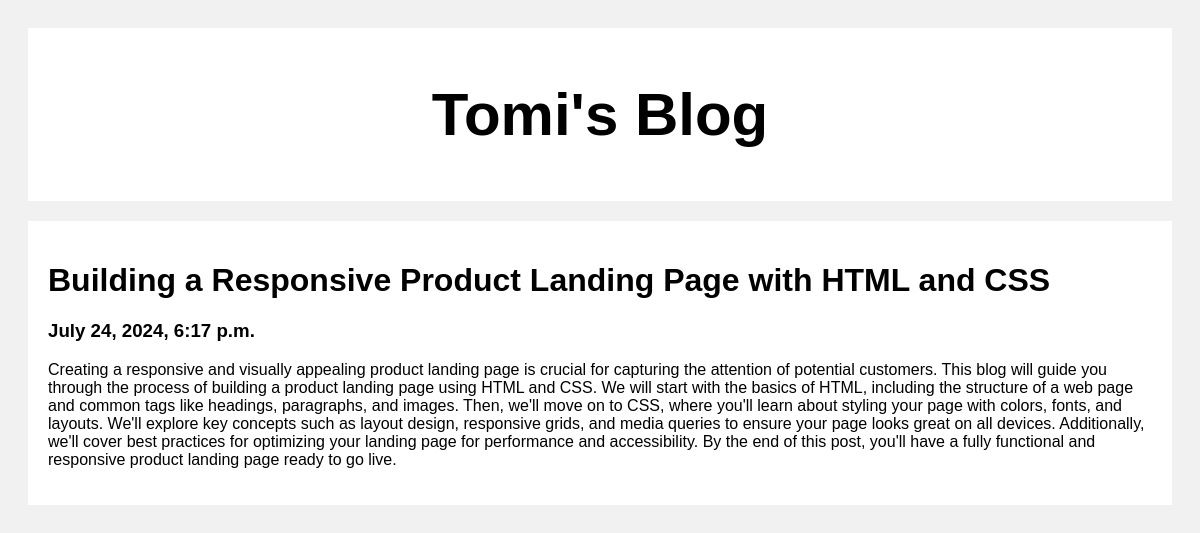
Screenshot of /poster/2 with the database file from the repository.
### posts/models.py (models this page shows)
class Post(models.Model):
    title=models.CharField(max_length=100)
    body=models.CharField(max_length=10000000)
    created_at=models.DateTimeField(default=datetime.now,blank=True)

### posts/views.py (the view)
# urls.py: path('poster/<str:pk>',views.poster,name='poster')
def poster(request,pk):
    post=Post.objects.get(id=pk)
    return render(request,'poster.html',{'post':post})

### templates/poster.html (shortened to what this page needs)
<!DOCTYPE html>
<html>
<head>
</head>
<body>
<div class="header">
  <h2>Tomi's Blog</h2>
</div>
<div class="row">
  <div class="leftcolumn">
    <div class="card">
        <h1>{{post.title}}</h1>
        <h3>{{post.created_at}}</h3>
        <p>{{post.body}}</p>
    </div>
  </div>
</div>
</body>
</html>

### templates/poster.html (style rules this page uses)
* { box-sizing: border-box; }
body { font-family: Arial; padding: 20px; background: #f1f1f1; }
.header { padding: 2px; font-size: 40px; text-align: center; background: white; }
.leftcolumn { float: left; width: 100%; }
.card { background-color: white; padding: 20px; margin-top: 20px; }
.row:after { content: ""; display: table; clear: both; }

### rows the page displays
Post: title "Building a Responsive Product Landing Page with HTML and CSS", created_at "July 24, 2024, 6:17 p.m.", body "Creating a responsive and visually appealing product landing page is crucial for capturing the attention of potential customers. This blog will guide you through the process of building a product landing page using HTML and CSS. We will start with the basics of HTML, including the structure of a web page and common tags like headings, paragraphs, and images. Then, we'll move on to CSS, where you'll learn about styling your page with colors, fonts, and layouts. We'll explore key concepts such as layout design, responsive grids, and media queries to ensure your page looks great on all devices. Additionally, we'll cover best practices for optimizing your landing page for performance and…"
